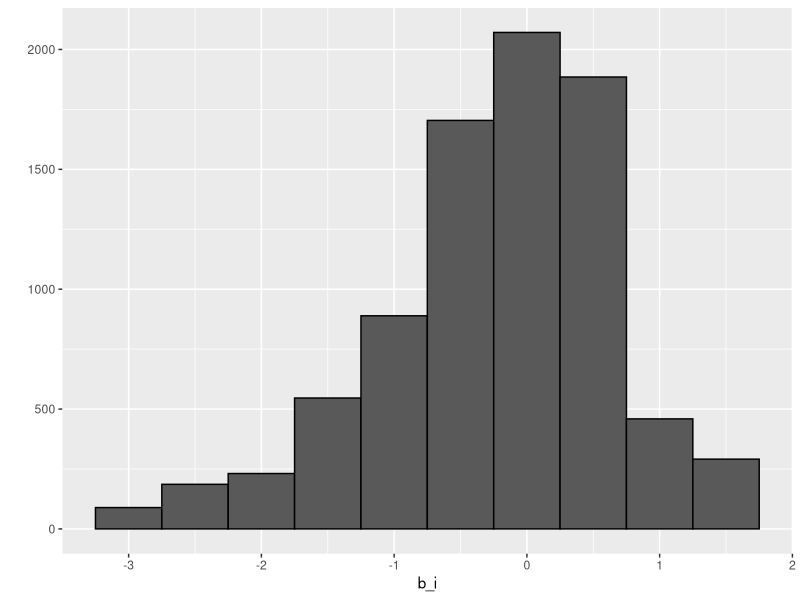
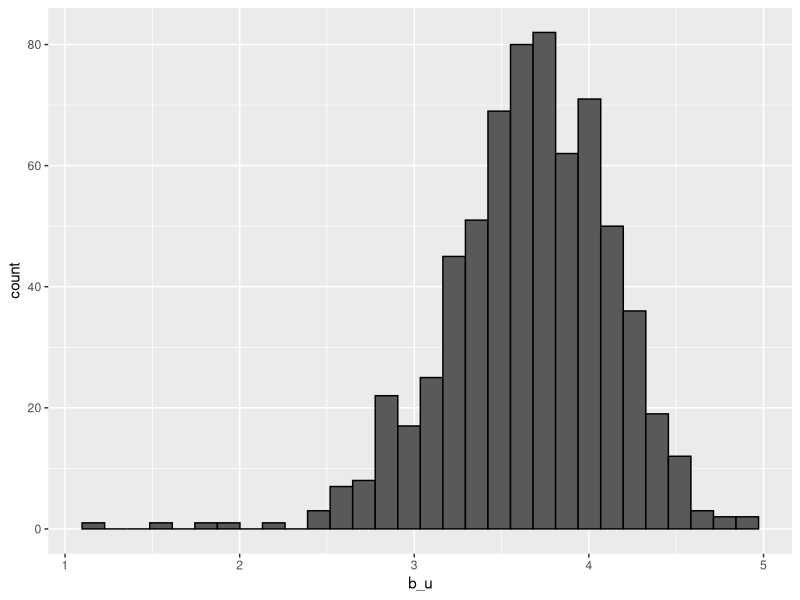

R code for these plots, in order:
### Recommendation Systems
library(dslabs)
library(tidyverse)
library(dplyr)
data("movielens")
head(movielens)
# num unique users and moview
movielens %>%
  summarise(n_users = n_distinct(userId),
            n_movies = n_distinct(movieId))
str(movielens)
# test accuracy of models
library(caret)
set.seed(755)
test_index <- createDataPartition(y = movielens$rating, times = 1,
                                  p = 0.2, list = FALSE)
train_set <- movielens[-test_index,] # partition by row
test_set <- movielens[test_index,]

# remove users and movies not in train set
test_set <- test_set %>%
  semi_join(train_set, by = "movieId") %>%
  semi_join(train_set, by = "userId")

# RMSE rating
RMSE <- function(true_ratings, predicted_ratings){
  sqrt(mean((true_ratings - predicted_ratings)^2))
}

## Building Recommendation Systems

# simplest model with all movies having same rating Y_hat = mu_hat + epsilon
mu_hat <- mean(train_set$rating)
mu_hat # avg across all users and movies
naive_rmse <- RMSE(test_set$rating, mu_hat)
naive_rmse

# other nums increase RMSE
predictions <- rep(2.5, nrow(test_set))
head(predictions)
RMSE(test_set$rating, predictions)

# create table for storing results of obtaining RMSE from different methods
rmse_results <- data_frame(method = "Just the average", RMSE = naive_rmse)

# # Include avg rating or effect b for movie i 
# fit <- lm(rating ~ as.factor(userId), data = movielens) - very slow due num of movies

# Using a faster estimation is b_i = mean(y_i) - mu_i
mu <- mean(train_set$rating)
movie_avgs <- train_set %>%
  group_by(movieId) %>%
  summarise(b_i = mean(rating - mu))

movie_avgs %>% qplot(b_i, geom ="histogram", bins = 10, data = ., color = I("black"))


# comparing rmse from 'just the average' method with method include b_i effects for movies
predicted_ratings <- mu + test_set %>% 
  left_join(movie_avgs, by='movieId') %>%
  .$b_i

model_1_rmse <- RMSE(predicted_ratings, test_set$rating)
rmse_results <- bind_rows(rmse_results,
                          data_frame(method="Movie Effect Model",  
                                     RMSE = model_1_rmse ))
rmse_results %>% knitr::kable()

# investigating user effects
train_set %>% 
  group_by(userId) %>% 
  summarize(b_u = mean(rating)) %>% 
  filter(n()>=100) %>%
  ggplot(aes(b_u)) + 
  geom_histogram(bins = 30, color = "black")

# # try lm to fit but could crash computer due size of data:
# lm(rating ~ as.factor(movieId) + as.factor(userId))

# Hence estimate b_u:
user_avgs <- test_set %>%
  left_join(movie_avgs, by = "movieId") %>%
  group_by(userId) %>%
  summarise(b_u = mean(rating - mu - b_i))

# check rmse of new improved model
predicted_ratings <- test_set %>% 
  left_join(movie_avgs, by='movieId') %>%
  left_join(user_avgs, by='userId') %>%
  mutate(pred = mu + b_i + b_u) %>%
  .$pred


model_2_rmse <- RMSE(predicted_ratings, test_set$rating)
rmse_results <- bind_rows(rmse_results,
                          data_frame(method="Movie + User Effects Model",  
                                     RMSE = model_2_rmse ))
rmse_results %>% knitr::kable()


### Comprehension check: Recommendation Systems
# The following exercises all work with the movielens data, which can be loaded using the following code:
library(dslabs)
data("movielens")

# Q1. Compute the number of ratings for each movie and then plot it against the year the movie came out. 
# Use the square root transformation on the counts. What year has the highest median number of ratings?


# max(movielens$year, na.rm = T)
